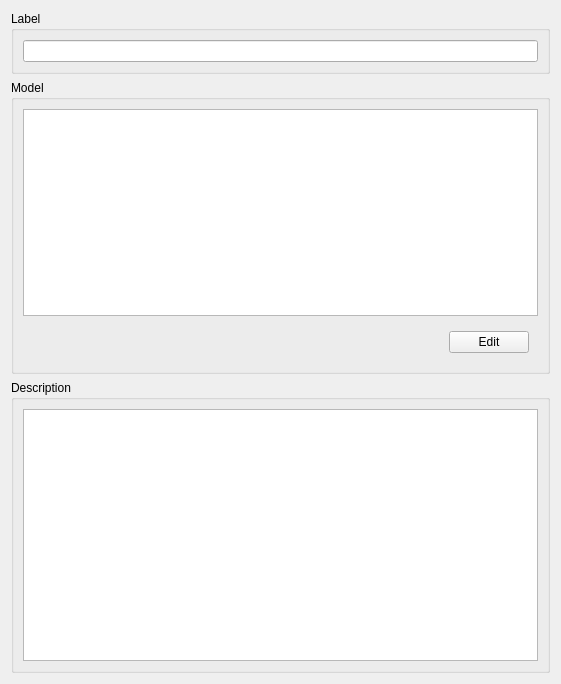
      <widget class="QWidget" name="page_5">
       <property name="geometry">
        <rect>
         <x>0</x>
         <y>0</y>
         <width>561</width>
         <height>684</height>
        </rect>
       </property>
       <attribute name="label">
        <string>Job</string>
       </attribute>
       <layout class="QVBoxLayout" name="verticalLayout_17">
        <item>
         <widget class="QGroupBox" name="groupBox_6">
          <property name="title">
           <string>Label</string>
          </property>
          <layout class="QVBoxLayout" name="verticalLayout_16">
           <item>
            <widget class="QLineEdit" name="jobLabel"/>
           </item>
          </layout>
         </widget>
        </item>
        <item>
         <widget class="QGroupBox" name="groupBox_4">
          <property name="title">
           <string>Model</string>
          </property>
          <layout class="QVBoxLayout" name="verticalLayout_14">
           <item>
            <widget class="QListWidget" name="jobModel">
             <property name="selectionMode">
              <enum>QAbstractItemView::MultiSelection</enum>
             </property>
            </widget>
           </item>
           <item>
            <widget class="QWidget" name="widget_3" native="true">
             <layout class="QHBoxLayout" name="horizontalLayout_6">
              <item>
               <spacer name="horizontalSpacer_2">
                <property name="orientation">
                 <enum>Qt::Horizontal</enum>
                </property>
                <property name="sizeHint" stdset="0">
                 <size>
                  <width>334</width>
                  <height>20</height>
                 </size>
                </property>
               </spacer>
              </item>
              <item>
               <widget class="QPushButton" name="jobModelEdit">
                <property name="text">
                 <string>Edit</string>
                </property>
               </widget>
              </item>
             </layout>
            </widget>
           </item>
          </layout>
         </widget>
        </item>
        <item>
         <widget class="QGroupBox" name="groupBox_5">
          <property name="title">
           <string>Description</string>
          </property>
          <layout class="QVBoxLayout" name="verticalLayout_15">
           <item>
            <widget class="QPlainTextEdit" name="jobDescription"/>
           </item>
          </layout>
         </widget>
        </item>
       </layout>
      </widget>
